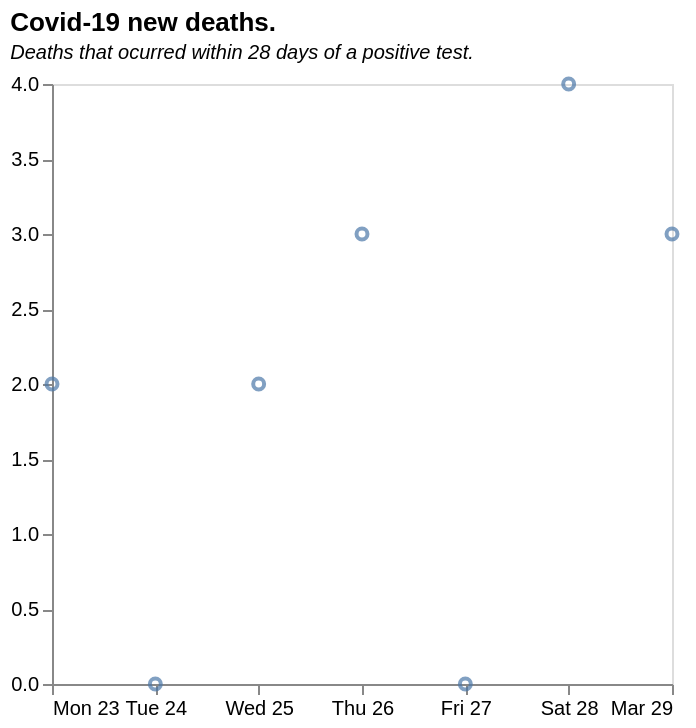

Vega-Lite specification for this chart:
### Vega-Lite specification from a JSON file in a GitHub repository (floating-point values rounded to 4 significant figures)
{"$schema": "https://vega.github.io/schema/vega-lite/v5.json", "title": {"text": "Covid-19 new deaths.", "subtitle": "Deaths that ocurred within 28 days of a positive test.", "subtitleFontStyle": "italic", "subtitleFontSize": 10, "anchor": "start", "color": "black"}, "data": {"values": [{"date": "21/03/2020", "newDeaths28DaysByDeathDate": 1}, {"date": "22/03/2020", "newDeaths28DaysByDeathDate": 1}, {"date": "03/23/2020", "newDeaths28DaysByDeathDate": 2}, {"date": "03/24/2020", "newDeaths28DaysByDeathDate": 0}, {"date": "03/25/2020", "newDeaths28DaysByDeathDate": 2}, {"date": "03/26/2020", "newDeaths28DaysByDeathDate": 3}, {"date": "03/27/2020", "newDeaths28DaysByDeathDate": 0}, {"date": "03/28/2020", "newDeaths28DaysByDeathDate": 4}, {"date": "03/29/2020", "newDeaths28DaysByDeathDate": 3}]}, "height": 300, "width": 310, "mark": {"type": "point", "point": false}, "encoding": {"x": {"field": "date", "type": "temporal", "title": null, "axis": {"grid": false}}, "y": {"field": "newDeaths28DaysByDeathDate", "type": "quantitative", "title": null, "axis": {"grid": false}}}}
